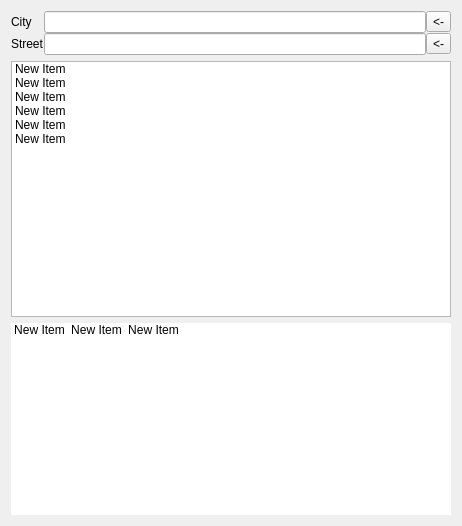
<?xml version="1.0" encoding="UTF-8"?>
<ui version="4.0">
 <class>AddressDialog</class>
 <widget class="QDialog" name="AddressDialog">
  <property name="geometry">
   <rect>
    <x>0</x>
    <y>0</y>
    <width>462</width>
    <height>526</height>
   </rect>
  </property>
  <property name="windowTitle">
   <string>Dialog</string>
  </property>
  <layout class="QVBoxLayout" name="verticalLayout" stretch="0,1,0">
   <item>
    <layout class="QGridLayout" name="gridLayout">
     <property name="spacing">
      <number>0</number>
     </property>
     <item row="0" column="0">
      <widget class="QLabel" name="label_2">
       <property name="text">
        <string>City</string>
       </property>
       <property name="buddy">
        <cstring>cityEdit</cstring>
       </property>
      </widget>
     </item>
     <item row="0" column="1">
      <widget class="QLineEdit" name="cityEdit"/>
     </item>
     <item row="1" column="0">
      <widget class="QLabel" name="label">
       <property name="text">
        <string>Street</string>
       </property>
       <property name="buddy">
        <cstring>streetEdit</cstring>
       </property>
      </widget>
     </item>
     <item row="1" column="1">
      <widget class="QLineEdit" name="streetEdit"/>
     </item>
     <item row="0" column="2">
      <widget class="QToolButton" name="resetCity">
       <property name="text">
        <string>&lt;-</string>
       </property>
      </widget>
     </item>
     <item row="1" column="2">
      <widget class="QToolButton" name="resetStreet">
       <property name="text">
        <string>&lt;-</string>
       </property>
      </widget>
     </item>
    </layout>
   </item>
   <item>
    <widget class="QListWidget" name="suggestionList">
     <property name="editTriggers">
      <set>QAbstractItemView::NoEditTriggers</set>
     </property>
     <property name="selectionMode">
      <enum>QAbstractItemView::NoSelection</enum>
     </property>
     <item>
      <property name="text">
       <string>New Item</string>
      </property>
     </item>
     <item>
      <property name="text">
       <string>New Item</string>
      </property>
     </item>
     <item>
      <property name="text">
       <string>New Item</string>
      </property>
     </item>
     <item>
      <property name="text">
       <string>New Item</string>
      </property>
     </item>
     <item>
      <property name="text">
       <string>New Item</string>
      </property>
     </item>
     <item>
      <property name="text">
       <string>New Item</string>
      </property>
     </item>
    </widget>
   </item>
   <item>
    <widget class="QListWidget" name="characterList">
     <property name="sizePolicy">
      <sizepolicy hsizetype="Expanding" vsizetype="Fixed">
       <horstretch>0</horstretch>
       <verstretch>0</verstretch>
      </sizepolicy>
     </property>
     <property name="frameShape">
      <enum>QFrame::NoFrame</enum>
     </property>
     <property name="horizontalScrollBarPolicy">
      <enum>Qt::ScrollBarAlwaysOff</enum>
     </property>
     <property name="editTriggers">
      <set>QAbstractItemView::NoEditTriggers</set>
     </property>
     <property name="selectionMode">
      <enum>QAbstractItemView::NoSelection</enum>
     </property>
     <property name="movement">
      <enum>QListView::Static</enum>
     </property>
     <property name="flow">
      <enum>QListView::LeftToRight</enum>
     </property>
     <property name="viewMode">
      <enum>QListView::IconMode</enum>
     </property>
     <property name="uniformItemSizes">
      <bool>true</bool>
     </property>
     <item>
      <property name="text">
       <string>New Item</string>
      </property>
     </item>
     <item>
      <property name="text">
       <string>New Item</string>
      </property>
     </item>
     <item>
      <property name="text">
       <string>New Item</string>
      </property>
     </item>
    </widget>
   </item>
  </layout>
 </widget>
 <resources/>
 <connections/>
</ui>
